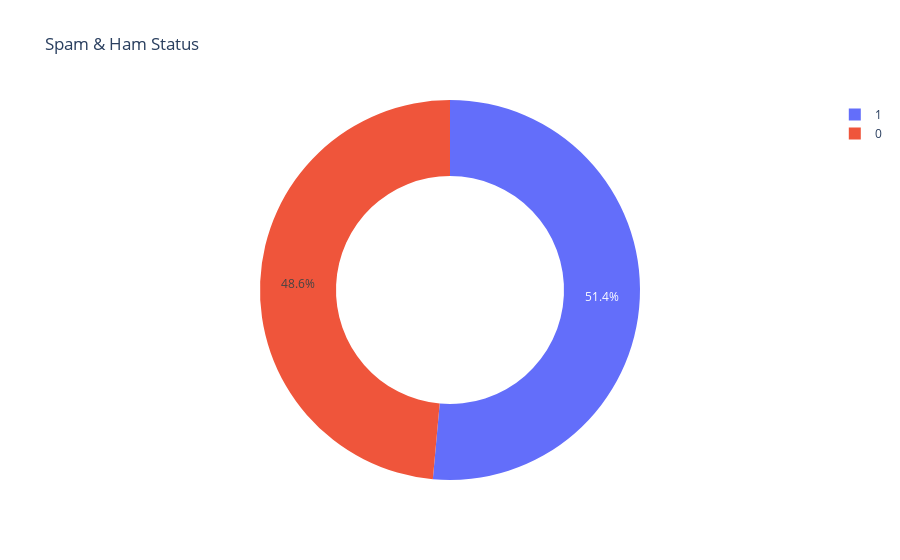

The notebook cell this image was saved under:
### Code cell
figure = px.pie(df, 
               values = quantity,
               names=transactions,
               hole = 0.6,
               title = 'Spam & Ham Status')
figure.show()

### Figure 1 — Plotly figure (JSON) as saved in the notebook; plotly's stock layout.template omitted (floating-point values rounded to 4 significant figures)
{"data": [{"domain": {"x": [0, 1], "y": [0, 1]}, "hole": 0.6, "hovertemplate": "label=%{label}<br>value=%{value}<extra></extra>", "labels": [1, 0], "legendgroup": "", "name": "", "showlegend": true, "type": "pie", "values": [37106, 35028]}], "layout": {"autosize": true, "legend": {"tracegroupgap": 0}, "title": {"text": "Spam & Ham Status"}}}
